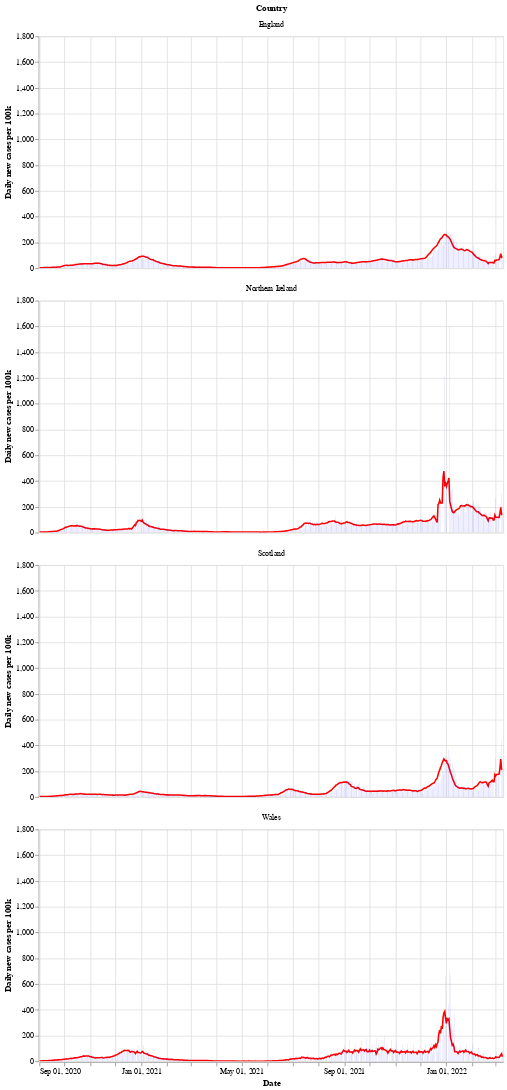

Notebook cell for this chart:
### Markdown cell above
Next is a bar chart of the number of new cases in each country (per 100k population), with the 7 day moving average of cases. Again we see that Wales saw a longer period of raising and falling cases compared to the other countries.

After a period of cases falling, each nation is now seeing a rise in the number of cases - especially in Wales.

### Code cell
# collapse
bars = alt.Chart(uk_cases).mark_bar().encode(
    x=alt.X("yearmonthdate(date):T", axis=alt.Axis(title='Date')),
    y=alt.Y("newCasesRate:Q", axis=alt.Axis(title='Daily new cases per 100k')),
    tooltip='newCasesRate',
    color=alt.condition(
        alt.datum.dailyChange > 0,
        alt.value("orange"),  # The positive color
        alt.value("blue")  # The negative color
    )
).properties(title='New cases per 100k population with rolling 7 day average', width=600).interactive()
line = alt.Chart(uk_cases).mark_line(
    color='red',
    size=2,
).transform_window(
    rolling_mean='mean(newCasesRate)',
    frame=[0, 7],
    groupby=['areaName']
).encode(
    x='yearmonthdate(date):T',
    y='rolling_mean:Q'
)
alt.layer(line, bars, data=uk_cases).facet(alt.Row('areaName', title='Country'), columns=1)

### Figure 1 — Vega-Lite specification as saved in the notebook (floating-point values rounded to 4 significant figures; data arrays with more than 128 entries replaced by an {"elided": "..."} marker saying what was removed)
{"config": {"view": {"continuousWidth": 400, "continuousHeight": 300}}, "data": {"name": "data-d22448454590024870c3162324926d8f"}, "facet": {"type": "nominal", "field": "areaName", "title": "Country"}, "spec": {"layer": [{"mark": {"type": "line", "color": "red", "size": 2}, "encoding": {"x": {"type": "temporal", "field": "date", "timeUnit": "yearmonthdate"}, "y": {"type": "quantitative", "field": "rolling_mean"}}, "transform": [{"window": [{"op": "mean", "field": "newCasesRate", "as": "rolling_mean"}], "frame": [0, 7], "groupby": ["areaName"]}]}, {"mark": "bar", "encoding": {"color": {"condition": {"value": "orange", "test": "(datum.dailyChange > 0)"}, "value": "blue"}, "tooltip": {"type": "quantitative", "field": "newCasesRate"}, "x": {"type": "temporal", "axis": {"title": "Date"}, "field": "date", "timeUnit": "yearmonthdate"}, "y": {"type": "quantitative", "axis": {"title": "Daily new cases per 100k"}, "field": "newCasesRate"}}, "selection": {"selector002": {"type": "interval", "bind": "scales", "encodings": ["x", "y"]}}, "title": "New cases per 100k population with rolling 7 day average", "width": 600}]}, "columns": 1, "$schema": "https://vega.github.io/schema/vega-lite/v4.8.1.json", "datasets": {"data-d22448454590024870c3162324926d8f": {"elided": "2220 records"}}}
